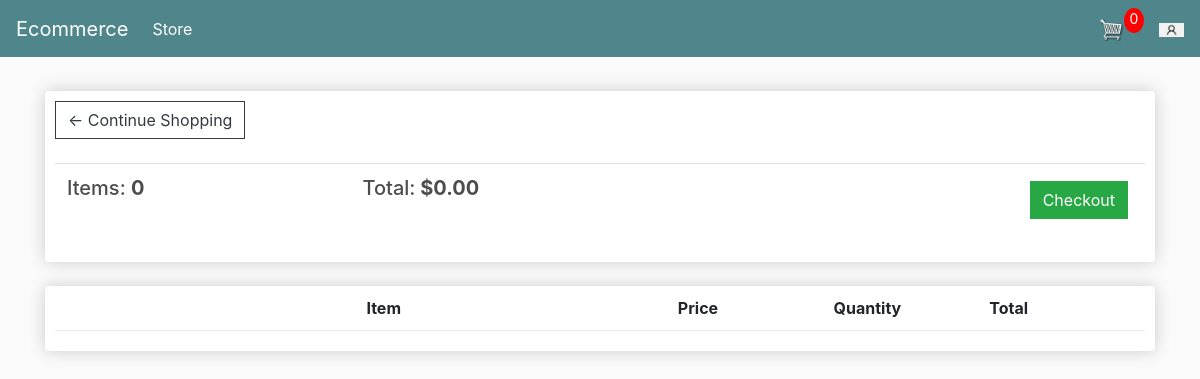
/cart/ (signed in), run on an earlier commit of the app's database.
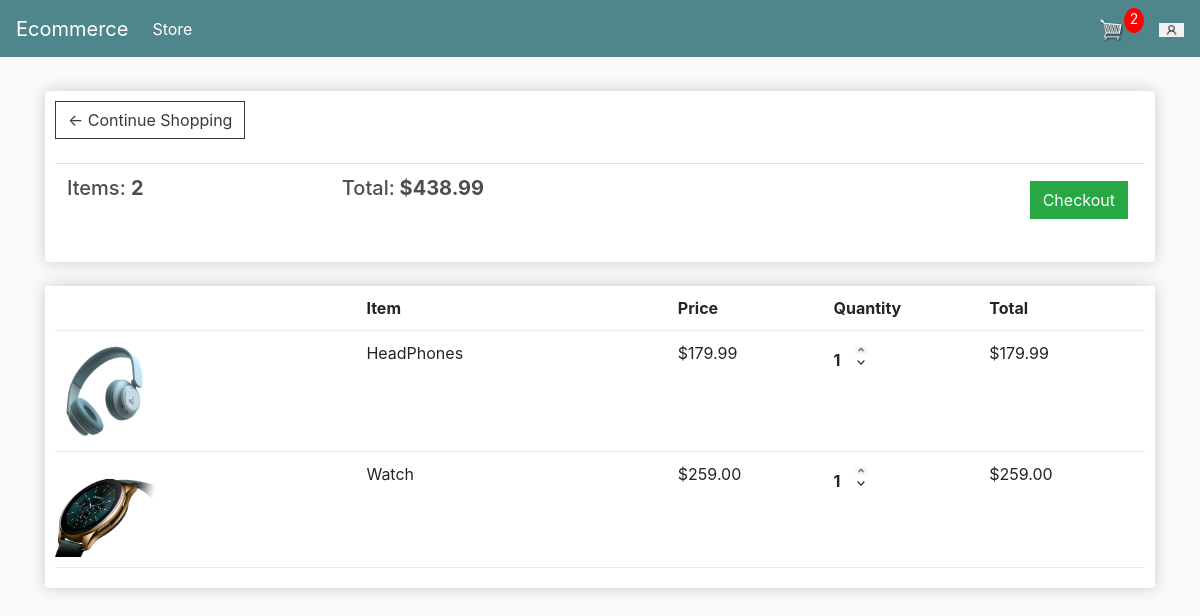
And on a later commit of the database.
### store/models.py (models this page shows, shortened)
class Order(models.Model):
	customer = models.ForeignKey(Customer, on_delete=models.SET_NULL, null=True, blank=True)
	date_ordered = models.DateTimeField(auto_now_add=True)
	complete = models.BooleanField(default=False)
	transaction_id = models.CharField(max_length=100, null=True)
	@property
	def get_cart_total(self):
		orderitems = self.orderitem_set.all()
		total = sum([item.get_total for item in orderitems])
		return total
	@property
	def get_cart_items(self):
		orderitems = self.orderitem_set.all()
		total = sum([item.quantity for item in orderitems])
		return total

class OrderItem(models.Model):
	product = models.ForeignKey(Product, on_delete=models.SET_NULL, null=True)
	order = models.ForeignKey(Order, on_delete=models.SET_NULL, null=True)
	quantity = models.IntegerField(default=0, null=True, blank=True)
	date_added = models.DateTimeField(auto_now_add=True)
	@property
	def get_total(self):
		total = self.product.price * self.quantity
		return total

class Product(models.Model):
	name = models.CharField(max_length=200)
	price = models.FloatField()
	digital = models.BooleanField(default=False,null=True, blank=True)
	image = models.ImageField(null=True, blank=True)
	@property
	def imageURL(self):
		try:
			url = self.image.url
		except:
			url = ''
		return url

### store/views.py (the view)
# urls.py: path('cart/', views.cart, name="cart"),
def cart(request):
	data = cartData(request)
	cartItems = data['cartItems']
	order = data['order']
	items = data['items']
	context = {'items':items, 'order':order, 'cartItems':cartItems}
	return render(request, 'store/cart.html', context)

### store/utils.py (called while the page is built)
def cartData(request):
	if request.user.is_authenticated:
		customer = request.user.customer
		order, created = Order.objects.get_or_create(customer=customer, complete=False)
		items = order.orderitem_set.all()
		cartItems = order.get_cart_items
	else:
		cookieData = cookieCart(request)
		cartItems = cookieData['cartItems']
		order = cookieData['order']
		items = cookieData['items']
	return {'cartItems':cartItems ,'order':order, 'items':items}

### store/templates/store/cart.html
{% extends 'store/main.html' %}
{% load static %}
{% block content %}
	<div class="row">
		<div class="col-lg-12">
			<div class="box-element">
				<a  class="btn btn-outline-dark" href="{% url 'store' %}">&#x2190; Continue Shopping</a>
				<br>
				<br>
				<table class="table">
					<tr>
						<th><h5>Items: <strong>{{order.get_cart_items}}</strong></h5></th>
						<th><h5>Total:<strong> ${{order.get_cart_total|floatformat:2}}</strong></h5></th>
						<th>
							<a  style="float:right; margin:5px;" class="btn btn-success" href="{% url 'checkout' %}">Checkout</a>
						</th>
					</tr>
				</table>
			</div>
			<br>
			<div class="box-element">
				<div class="cart-row">
					<div style="flex:2"></div>
					<div style="flex:2"><strong>Item</strong></div>
					<div style="flex:1"><strong>Price</strong></div>
					<div style="flex:1"><strong>Quantity</strong></div>
					<div style="flex:1"><strong>Total</strong></div>
				</div>
				{% for item in items %}
				<div class="cart-row">
					<div style="flex:2"><img class="row-image" src="{{item.product.imageURL}}"></div>
					<div style="flex:2"><p>{{item.product.name}}</p></div>
					<div style="flex:1"><p>${{item.product.price|floatformat:2}}</p></div>
					<div style="flex:1">
						<p class="quantity">{{item.quantity}}</p>
						<div class="quantity">
							<img data-product="{{item.product.id}}" data-action="add" class="chg-quantity update-cart" src="{% static  'images/arrow-up-icon-99080.png' %}">
							<img data-product="{{item.product.id}}" data-action="remove" class="chg-quantity update-cart" src="{% static  'images/Arrow-down.svg.png' %}">
						</div>
					</div>
					<div style="flex:1"><p>${{item.get_total|floatformat:2}}</p></div>
				</div>
				{% endfor %}
			</div>
		</div>
	</div>
{% endblock content %}

### store/templates/store/main.html (shortened to what this page needs)
<!DOCTYPE html>
{% load static %}
<html>
<head>
	<link rel="stylesheet" href="https://stackpath.bootstrapcdn.com/bootstrap/4.4.1/css/bootstrap.min.css">
	<link rel="stylesheet" type="text/css" href="{% static 'css/main.css' %}">
</head>
<body>
	<nav class="navbar navbar-expand-lg navbar-dark bg-dark">
	  <a class="navbar-brand" href="{% url 'store' %}">Ecommerce</a>
	  <div class="collapse navbar-collapse" id="navbarSupportedContent">
	    <ul class="navbar-nav mr-auto">
	      <li class="nav-item active">
	        <a class="nav-link" href="{% url 'store' %}">Store <span class="sr-only">(current)</span></a>
	      </li>
	    </ul>
	    <div class="form-inline my-2 my-lg-0">
	     	<a href="{% url 'cart' %}">
	    		<img  id="cart-icon" src="images/cart.png">
	    	</a>
	    	<p id="cart-total">{{cartItems}}</p>
	    </div>
		<div class="form-inline my-2 my-lg-0">
			<a href="{% url 'login' %}">
			   <img  id="cart-icon" src="images/login.png">
		   </a>
	   </div>
	  </div>
	</nav>
     <div class="container">
            <br>
            {% block content %}
            {% endblock content %}
         </div>
</body>
</html>

### static/css/main.css (style rules this page uses)
body { background-color: hsl(0, 0%, 98%); }
h1,h2,h3,h4,h5,h6 { color:hsl(0, 0%, 30%); }
.box-element { box-shadow:hsl(0, 0%, 80%) 0 0 16px; background-color: #fff; border-radius: 4px; padding: 10px; }
.bg-dark { background-color: #4f868c!important; }
#cart-icon { width:25px; display: inline-block; margin-left: 15px; }
#cart-total { display: block; text-align: center; color:#fff; background-color: red; width: 20px; height: 25px; border-radius: 50%; font-size: 14px; }
.col-lg-4, .col-lg-6, .col-lg-8, .col-lg-12 { margin-top: 10px; }
.btn { border-radius: 0; }
.row-image { width: 100px; }
.cart-row { display: flex; align-items: flex-stretch; padding-bottom: 10px; margin-bottom: 10px; border-bottom: 1px solid #ececec; }
.quantity { display: inline-block; font-weight: 700; padding-right:10px; }
.chg-quantity { width: 12px; cursor: pointer; display: block; margin-top: 5px; transition:.1s; }

### store/templates/store/main.html (style rules this page uses)
body { background-color: hsl(0, 0%, 98%); }
h1,h2,h3,h4,h5,h6 { color:hsl(0, 0%, 30%); }
.box-element { box-shadow:hsl(0, 0%, 80%) 0 0 16px; background-color: #fff; border-radius: 4px; padding: 10px; }
.bg-dark { background-color: #4f868c!important; }
#cart-icon { width:25px; display: inline-block; margin-left: 15px; }
#cart-total { display: block; text-align: center; color:#fff; background-color: red; width: 20px; height: 25px; border-radius: 50%; font-size: 14px; }
.col-lg-4, .col-lg-6, .col-lg-8, .col-lg-12 { margin-top: 10px; }
.btn { border-radius: 0; }
.row-image { width: 100px; }
.cart-row { display: flex; align-items: flex-stretch; padding-bottom: 10px; margin-bottom: 10px; border-bottom: 1px solid #ececec; }
.quantity { display: inline-block; font-weight: 700; padding-right:10px; }
.chg-quantity { width: 12px; cursor: pointer; display: block; margin-top: 5px; transition:.1s; }

What changed in the data, as far as the page shows it:
no longer on this page (row edited): Order: get_cart_items "0", get_cart_total "0.00"
added Order: get_cart_items "2", get_cart_total "438.99"
added OrderItem: product.imageURL (picture), product.name "HeadPhones", product.price "179.99", quantity "1", get_total "179.99"
added OrderItem: product.imageURL (picture), product.name "Watch", product.price "259.00", quantity "1", get_total "259.00"
Also different on the page:
{{ cartItems }}: "0" → "2"
